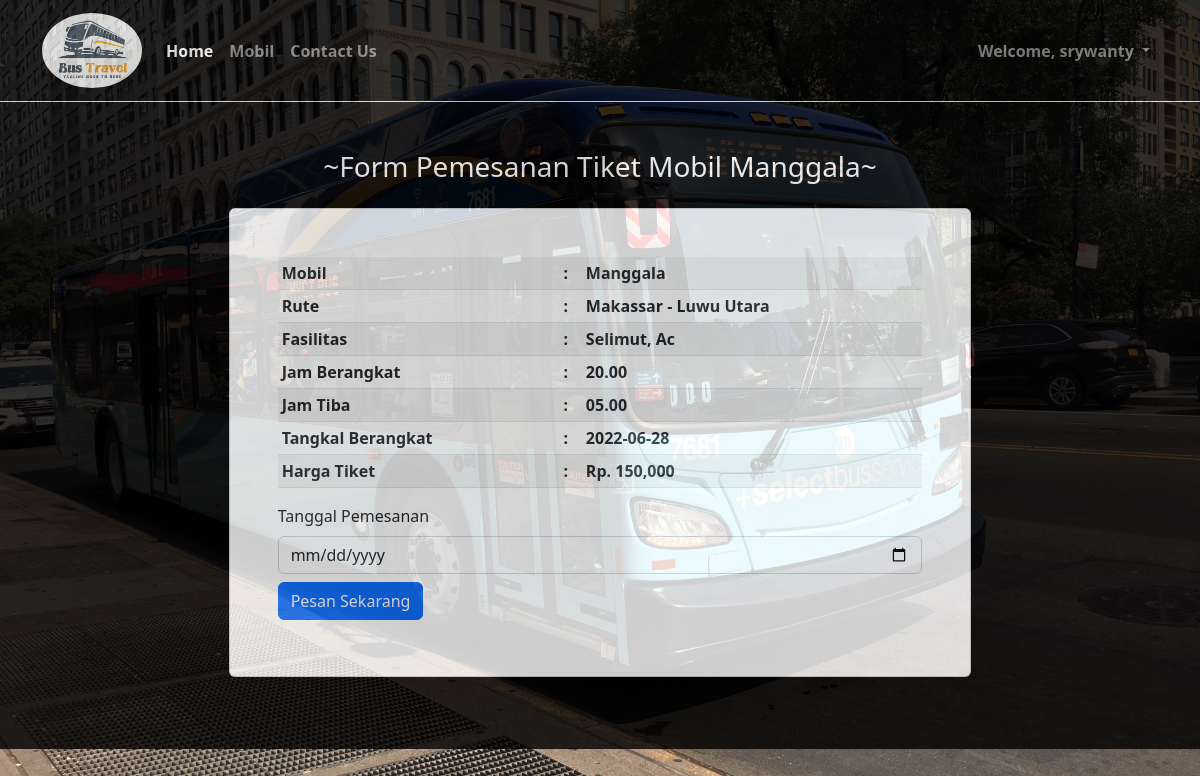
Screenshot of /pesan.php?id_mobil=3 (signed in) with the database file from the repository.
### tables this page shows
CREATE TABLE `tb_mobil` (
  `id_mobil` int(11) NOT NULL,
  `id_rute` int(11) NOT NULL,
  `nama_mobil` varchar(100) NOT NULL,
  `fasilitas` varchar(100) NOT NULL,
  `jam_berangkat` varchar(100) NOT NULL,
  `jam_tiba` varchar(100) NOT NULL,
  `tanggal_berangkat` date NOT NULL,
  `harga` int(100) NOT NULL
);

CREATE TABLE `tb_rute` (
  `id_rute` int(11) NOT NULL,
  `rute` varchar(100) NOT NULL
);

### pesan.php (the view, shortened to what this page needs)
<?php
 include 'koneksi.php';
 $id_mobil = $_GET['id_mobil'];
 $mobil = mysqli_query($conn, "SELECT * FROM tb_mobil
 LEFT JOIN tb_rute ON tb_mobil.id_rute = tb_rute.id_rute
 WHERE id_mobil = '$id_mobil' ");
 $mo = mysqli_fetch_array($mobil);
?>
<!doctype html>
<html lang="en">
  <head>
    <link rel="stylesheet" href="css/style.css">
    <link href="https://cdn.jsdelivr.net/npm/bootstrap@5.2.0-beta1/dist/css/bootstrap.min.css" rel="stylesheet">
  </head>
  <body>
<nav class="navbar navbar-expand-lg navbar-dark">
  <div class="container">
    <a class="navbar-brand" href="#"><img src="img/logo.webp" alt="" width="100" class="rounded-circle"></a>
    <div class="collapse navbar-collapse" id="navbarNav">
      <ul class="navbar-nav">
        <li class="nav-item">
          <a class="nav-link active" aria-current="page" href="index.php">Home</a>
        </li>
        <li class="nav-item">
          <a class="nav-link" href="mobil.php">Mobil</a>
        </li>
        <li class="nav-item">
          <a class="nav-link" href="contact.php">Contact Us</a>
        </li>
      </ul>
      <ul class="navbar-nav ms-auto">
          <?php if(isset($_SESSION['login'])) { ?>
            <li class="nav-item dropdown">
              <a class="nav-link dropdown-toggle" href="" id="navbarDropdown" role="button" data-bs-toggle="dropdown" aria-expanded="false">
                Welcome, <?php echo $_SESSION['a_global']->username ?>
              </a>
            </li>
          <?php }else{ ?>
            <li class="nav-item">
              <a class="nav-link" href="login.php">Log In</a>
            </li>
          <?php } ?>
      </ul>
    </div>
  </div>
</nav>
<div class="container-fluid" id="container-fluid">
  <div class="container">
    <div class="row text-white text-center mb-3">
      <div class="col-lg-12 mt-5">
        <h3>~Form Pemesanan Tiket Mobil <?php echo $mo['nama_mobil'] ?>~</h3>
      </div>
    </div>
    <div class="row gx-1 mb-5">
        <div class="col-lg-8 offset-lg-2">
            <div class="card p-5">
                <div class="tavle-responsive">
                    <table class="table table-sm table-striped">
                        <tbody>
                            <tr>
                                <th>Mobil</th>
                                <th>:</th>
                                <th><?php echo $mo['nama_mobil'] ?></th>
                            </tr>
                            <tr>
                                <th>Rute</th>
                                <th>:</th>
                                <th><?php echo $mo['rute'] ?></th>
                            </tr>
                            <tr>
                                <th>Fasilitas</th>
                                <th>:</th>
                                <th><?php echo $mo['fasilitas'] ?></th>
                            </tr>
                            <tr>
                                <th>Jam Berangkat</th>
                                <th>:</th>
                                <th><?php echo $mo['jam_berangkat'] ?></th>
                            </tr>
                            <tr>
                                <th>Jam Tiba</th>
                                <th>:</th>
                                <th><?php echo $mo['jam_tiba'] ?></th>
                            </tr>
                            <tr>
                                <th>Tangkal Berangkat</th>
                                <th>:</th>
                                <th><?php echo $mo['tanggal_berangkat'] ?></th>
                            </tr>
                            <tr>
                                <th>Harga Tiket</th>
                                <th>:</th>
                                <th>Rp. <?php echo number_format($mo['harga']) ?></th>
                            </tr>
                        </tbody>
                    </table>
                </div>
                <form action="" method="post">
                    <label for="tanggal" class="form-label">Tanggal Pemesanan</label>
                    <input type="date" name="tanggal" class="form-control" required>
                    <div class="py-2">
                         <button type="submit" name="submit" class="btn btn-primary" onclick="return confirm('YAKIN INGIN PESAN TIKET MOBIL?')">Pesan Sekarang</button>
                    </div>
                </form>
            </div>
        </div>
    </div>
    <br>
  </div>
</div>
  </body>
</html>

### css/style.css (style rules this page uses)
* { padding: 0; margin: 0; }
html body { background-image: url('../img/2.jpg'); background-repeat: no-repeat; background-position: center; background-size: cover; }
#container-fluid { background-color: black; opacity: 0.8; }
nav { background-color: black; opacity: 0.8; border-bottom: 1px solid wheat; position: relative; z-index: 100; }
nav ul li { font-weight: bold; }

### rows the page displays
tb_mobil: nama_mobil "Manggala", id_rute.rute "Makassar - Luwu Utara", fasilitas "Selimut, Ac", jam_berangkat "20.00", jam_tiba "05.00", tanggal_berangkat "2022-06-28", harga "150,000"

### other values shown
$_SESSION['a_global']->username "srywanty"
